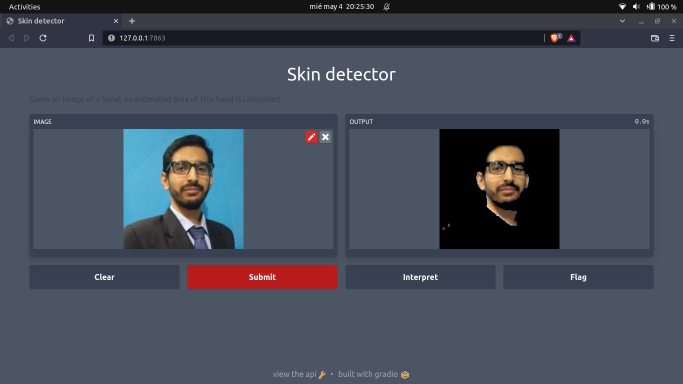
#> input picture example.jpg, 1366 x 768 px (shown at 1/2 size)
$ python -i hand_utils.py   (imports and definitions only)
#> lines starting #> are read from the running program, lines starting #| are printed output that depends on the picture; after the words box and inside, x2 and y2 are one past the last pixel; in counts of white or black regions, pixels touching at a corner belong together
import cv2
import numpy as np
import imutils
from PIL import Image
def extract_skin(image):
    # Taking a copy of the image

    image = cv2.cvtColor(np.array(image), cv2.COLOR_RGB2BGR)
#> image is the input picture: shape (768, 1366, 3); mean B, G, R 88.7, 76, 69.3

    img = image.copy()
    # Converting from BGR Colours Space to HSV
    img = cv2.cvtColor(img, cv2.COLOR_BGR2HSV)
#> img: shape (768, 1366, 3); mean H, S, V 97.5, 64.7, 92.3
    # Defining HSV Threadholds
    lower_threshold = np.array([0, 48, 80], dtype=np.uint8)
    upper_threshold = np.array([20, 255, 255], dtype=np.uint8)

    # lower_threshold = np.array([0, 15, 0], dtype=np.uint8)
    # upper_threshold = np.array([20, 170, 255], dtype=np.uint8)

    # Single Channel mask,denoting presence of colours in the about threshold
    skinMask = cv2.inRange(img, lower_threshold, upper_threshold)
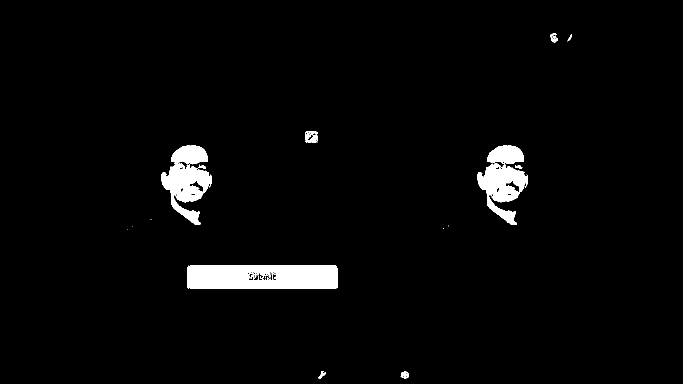
#> skinMask: shape (768, 1366) (shown at 1/2 size); 3% white; 26 white regions (16 under 20 px), largest, box (x1, y1, x2, y2) and area: (375, 530, 675, 578) 13463, (322, 291, 424, 450) 8257, (954, 291, 1056, 450) 8236
    skinMask = cv2.GaussianBlur(skinMask, (3, 3), 0)
    skin = cv2.bitwise_and(img, img, mask=skinMask)
#> skin: shape (768, 1366, 3); mean H, S, V 0.5, 5.3, 5.6
    # Return the Skin image
    skin =cv2.cvtColor(skin,cv2.COLOR_HSV2RGB)
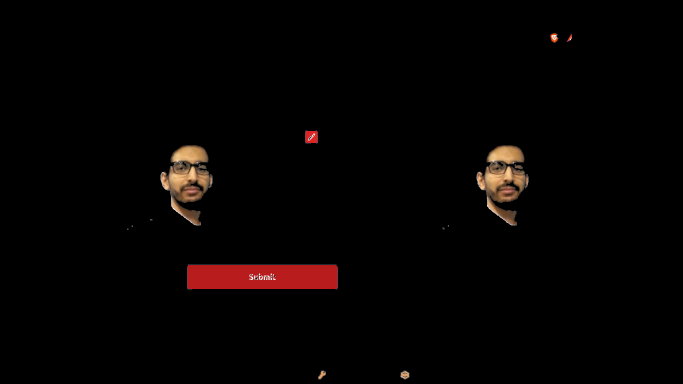
#> skin: shape (768, 1366, 3) (shown at 1/2 size); mean R, G, B 5.5, 2.6, 2
    im_pil = Image.fromarray(skin)

    return im_pil


# [48 lines left out: functions get_hand_area, get_hand, extract_skin_complement, not called in this run]

>>> import cv2
>>> picture = cv2.cvtColor(cv2.imread('../example.jpg'), cv2.COLOR_BGR2RGB)
>>> result = extract_skin(picture)
